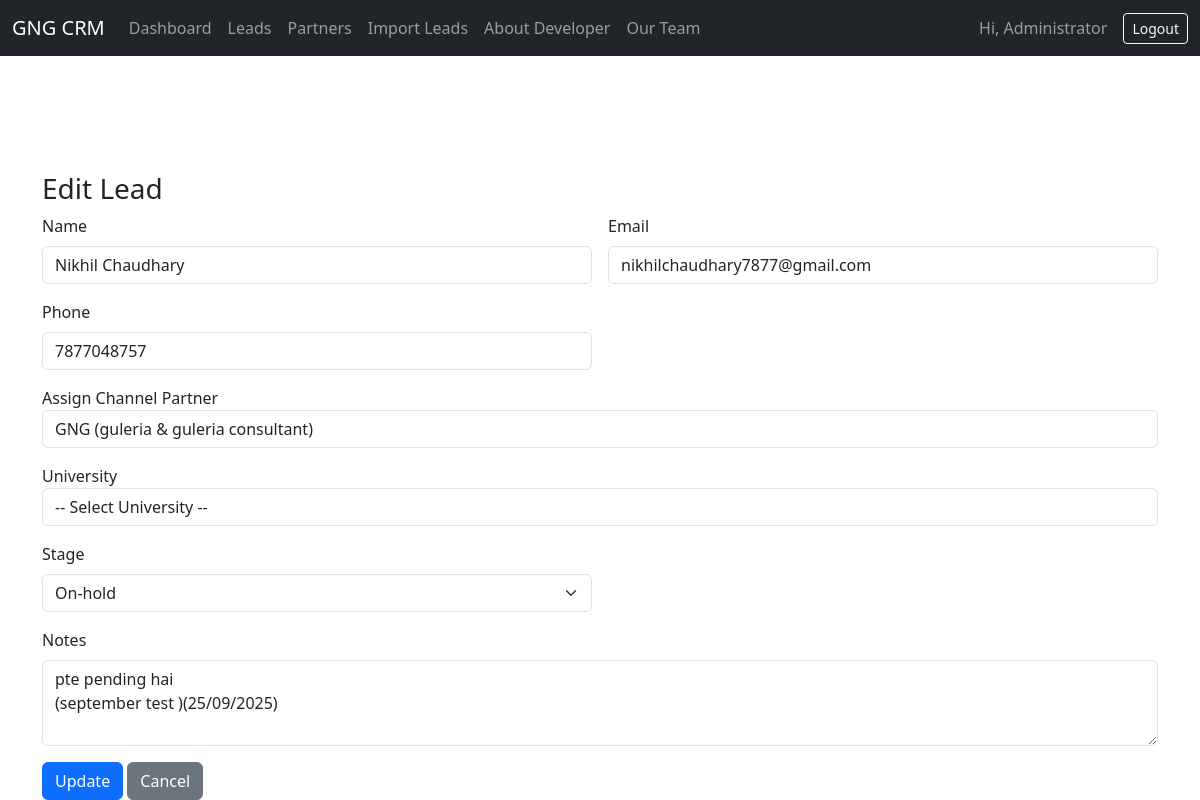
The app's page /edit_lead/1 (signed in) with its own data.
### tables this page shows
CREATE TABLE users (
        id INTEGER PRIMARY KEY AUTOINCREMENT,
        username TEXT UNIQUE NOT NULL,
        password TEXT NOT NULL,
        role TEXT DEFAULT 'admin',
        full_name TEXT DEFAULT ''
    );

CREATE TABLE leads (
        id INTEGER PRIMARY KEY AUTOINCREMENT,
        name TEXT NOT NULL,
        email TEXT,
        phone TEXT,
        stage TEXT DEFAULT 'new',
        notes TEXT,
        added_on TIMESTAMP DEFAULT CURRENT_TIMESTAMP
    , partner_id INTEGER, university TEXT);

CREATE TABLE channel_partners (
        id INTEGER PRIMARY KEY AUTOINCREMENT,
        name TEXT NOT NULL,
        email TEXT,
        phone TEXT,
        company TEXT,
        location TEXT,
        added_on TIMESTAMP DEFAULT CURRENT_TIMESTAMP
    );

### app.py (the view, shortened to what this page needs)
@app.route("/edit_lead/<int:lead_id>", methods=["GET", "POST"])
@login_required
def edit_lead(lead_id):
    conn = get_conn(row_factory=True)
    c = conn.cursor()
    c.execute("SELECT * FROM leads WHERE id=?", (lead_id,))
    lead = c.fetchone()
    c.execute("SELECT * FROM channel_partners ORDER BY added_on DESC")
    partners = c.fetchall()
    conn.close()
    return render_template("edit_lead.html", lead=lead, partners=partners, universities=UNIVERSITIES)  # <-- pass partners to template

### app.py (called while the page is built)
def get_conn(row_factory=False):
    conn = sqlite3.connect(DB_NAME)
    if row_factory:
        conn.row_factory = sqlite3.Row
    return conn

@login_manager.user_loader
def load_user(user_id):
    conn = get_conn()
    c = conn.cursor()
    c.execute("SELECT id, username, role, full_name FROM users WHERE id=?", (user_id,))
    row = c.fetchone()
    conn.close()
    if row:
        return User(id=row[0], username=row[1], role=row[2], full_name=row[3])
    return None

### templates/edit_lead.html (shortened to what this page needs)
{% extends "base.html" %}
{% block content %}
<h3>Edit Lead</h3>
<form method="post">
  <div class="row g-3">
    <div class="col-md-6"><label class="form-label">Name</label><input name="name" class="form-control" value="{{ lead['name'] }}" required></div>
    <div class="col-md-6"><label class="form-label">Email</label><input name="email" class="form-control" value="{{ lead['email'] }}"></div>
    <div class="col-md-6"><label class="form-label">Phone</label><input name="phone" class="form-control" value="{{ lead['phone'] }}"></div>
    <div class="form-group">
        <label for="partner">Assign Channel Partner</label>
        <select name="partner_id" id="partner" class="form-control">
            {% for partner in partners %}
            <option value="{{ partner.id }}" {% if lead.partner_id == partner.id %}selected{% endif %}>{{ partner.name }} ({{ partner.company }})</option>
            {% endfor %}
        </select>
    </div>
    <div class="form-group">
        <label for="university">University</label>
        <select name="university" class="form-control">
            <option value="">-- Select University --</option>
        </select>
    </div>
    <div class="col-md-6"><label class="form-label">Stage</label>
      <select name="stage" class="form-select">
        {% for key,label in [('new','New'),('contacted','Contacted'),('assessment','Assessment'),('gs','GS'),('on-hold','On-hold'),('offer','Offer'),('ucol', 'UCOL'),('coe','COE'),('visa-grant','Visa Grant')] %}
          <option value="{{ key }}" {% if lead['stage']==key %}selected{% endif %}>{{ label }}</option>
        {% endfor %}
      </select></div>
    <div class="col-12"><label class="form-label">Notes</label><textarea name="notes" rows="3" class="form-control">{{ lead['notes'] }}</textarea></div>
  </div>
  <button class="btn btn-primary mt-3">Update</button>
  <a href="{{ url_for('leads') }}" class="btn btn-secondary mt-3">Cancel</a>
</form>
{% endblock %}

### templates/base.html (shortened to what this page needs)
<!doctype html>
<html lang="en">
<head>
  <link href="https://cdn.jsdelivr.net/npm/bootstrap@5.3.3/dist/css/bootstrap.min.css" rel="stylesheet">
</head>
<body>
<nav class="navbar navbar-expand-lg navbar-dark bg-dark fixed-top">
  <div class="container-fluid">
    <a class="navbar-brand" href="{{ url_for('dashboard') }}">GNG CRM</a>
    <div class="collapse navbar-collapse show">
        <ul class="navbar-nav me-auto">
            <li class="nav-item"><a class="nav-link" href="{{ url_for('dashboard') }}">Dashboard</a></li>
            <li class="nav-item"><a class="nav-link" href="{{ url_for('leads') }}">Leads</a></li>
            <li class="nav-item"><a class="nav-link" href="{{ url_for('partners') }}">Partners</a></li>
            <li class="nav-item"><a class="nav-link" href="{{ url_for('import_leads') }}">Import Leads</a></li>
            <li class="nav-item">
              <a class="nav-link" href="{{ url_for('about') }}">About Developer</a>
            </li>
            <li class="nav-item">
              <a class="nav-link" href="{{ url_for('team') }}">Our Team</a>
            </li>
        </ul>
      {% if current_user.is_authenticated %}
      <span class="navbar-text me-3">Hi, {{ current_user.full_name or current_user.username }}</span>
      <a href="{{ url_for('logout') }}" class="btn btn-outline-light btn-sm">Logout</a>
      {% endif %}
    </div>
  </div>
</nav>
<div class="container pt-5 mt-4">
</div>
  <div class="container" style="margin-top: 100px;">
                  {% block content %}{% endblock %}
  </div>
</body>
</html>

### records on screen
users: full_name "Administrator"
leads: name "Nikhil Chaudhary", email "nikhilchaudhary7877@gmail.com", phone "7877048757", partner_id "GNG (guleria & guleria consultant)", stage "On-hold", notes "pte pending hai (september test )(25/09/2025)"
